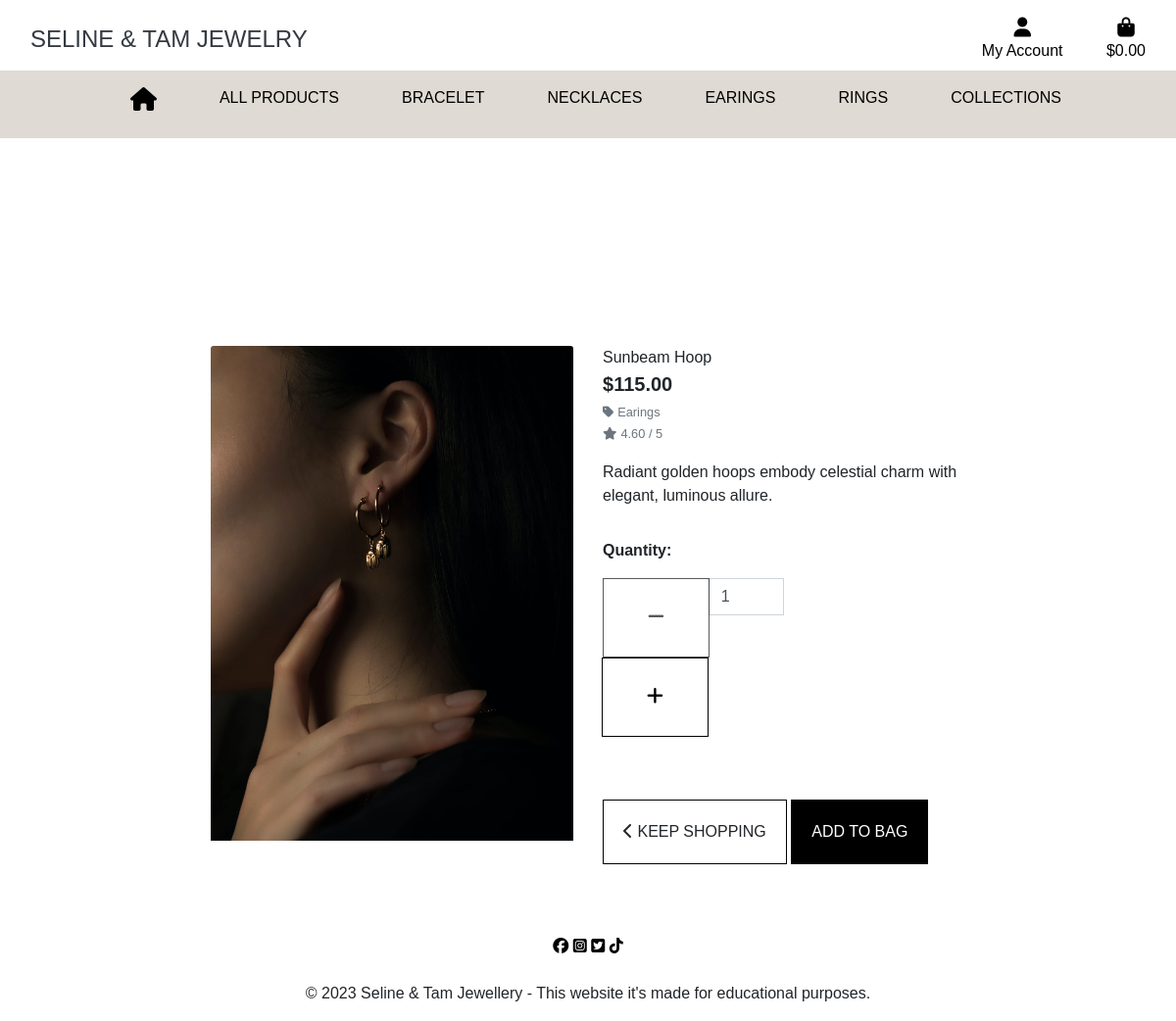
The page /products/1/ on the database as committed earlier.
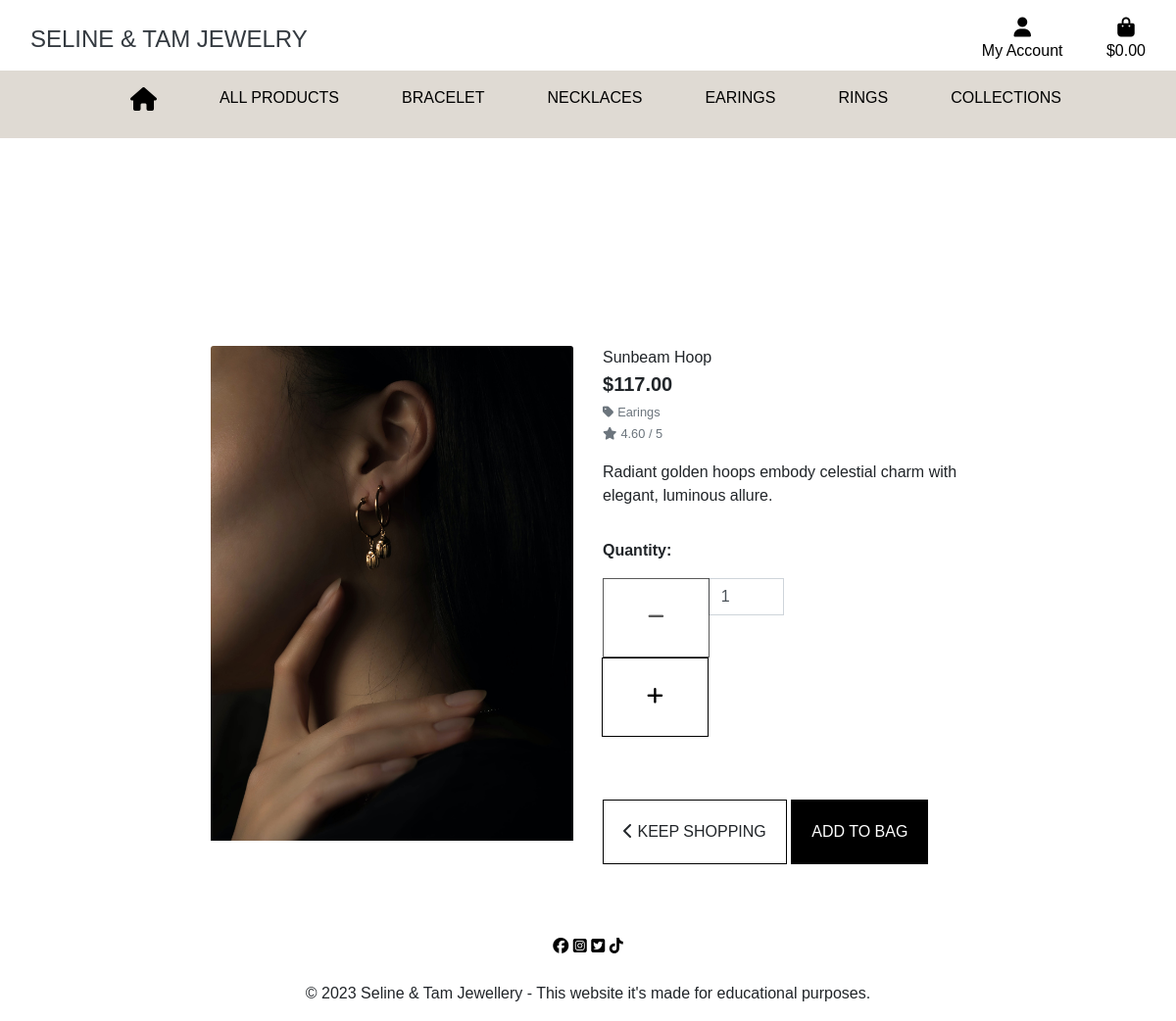
The same page on the database as committed later.
### products/models.py (models this page shows, shortened)
class Product(models.Model):
    collections = models.ForeignKey('Collections', null=True, blank=True, on_delete=models.SET_NULL)
    category = models.ForeignKey('Category', null=True, blank=True, on_delete=models.SET_NULL)
    sku = models.CharField(max_length=254, null=True, blank=True)
    name = models.CharField(max_length=254)
    description = models.TextField()
    price = models.DecimalField(max_digits=6, decimal_places=2)
    rating = models.DecimalField(max_digits=6, decimal_places=2, null=True, blank=True)
    image = models.ImageField(null=True, blank=True)

class Category(models.Model):
    class Meta:
        verbose_name_plural = 'Categories'
    name = models.CharField(max_length=254)
    friendly_name = models.CharField(max_length=254, null=True, blank=True)

### products/views.py (the view)
# urls.py: path('<int:product_id>/', views.detail_product, name='detail_product'),
def detail_product(request, product_id):
    product = get_object_or_404(Product, pk=product_id)
    context = {
        'product' : product,
    }
    return render(request, 'products/detail_product.html', context)

### shpbag/contexts.py (called while the page is built, shortened)
def shpbag_contents(request):
    bag_items = []
    total = 0
    product_count = 0
    bag = request.session.get('bag', {})
    delivery = total * Decimal(settings.STANDARD_DELIVERY_PERCENTAGE / 100)
    grand_total = delivery + total
    context = {
        'bag_items': bag_items,
        'total': total,
        'product_count': product_count,
        'delivery': delivery,
        'grand_total': grand_total,
    }
    return context

### products/templates/products/detail_product.html (shortened to what this page needs)
{% extends "base.html" %}
{% load static %}
{% block page_header %}
<div class="container header-container">
</div>
{% endblock %}
{% block content %}
<div class="overlay"></div>
<div class="container-fluid">
    <div class="row">
        <div class="col-12 col-md-6 col-lg-4 offset-lg-2">
            <div class="image-container my-5">
                {% if product.image %}
                <a href="{{ product.image.url }}" target="_blank">
                    <img class="card-img-top img-fluid" src="{{ product.image.url }}" alt="{{ product.name }}">
                </a>
                {% else %}
                <a href="">
                    <img class="card-img-top img-fluid" src="{{ MEDIA_URL }}noimage.png" alt="{{ product.name }}">
                </a>
                {% endif %}
            </div>
        </div>
        <div class="col-12 col-md-6 col-lg-4">
            <div class="product-details-container mb-5 mt-md-5">
                <p class="mb-0">{{ product.name }}</p>
                <p class="lead mb-0 text-left font-weight-bold">${{ product.price }}</p>
                {% if product.category %}
                <p class="small mt-1 mb-0">
                    <a class="text-muted" href="{% url 'products:products' %}?category={{ product.category.name }}">
                        <i class="fas fa-tag mr-1"></i>{{ product.category.friendly_name }}
                    </a>
                </p>
                {% endif %}
                {% if product.rating %}
                <small class="text-muted"><i class="fas fa-star mr-1"></i>{{ product.rating }} / 5</small>
                {% else %}
                <small class="text-muted">No Rating</small>
                {% endif %}
                <p class="mt-3">{{ product.description }}</p>
                <form class="form" action="{% url 'shpbag:add_to_bag' product.id %}" method="POST">
                    <div class="form-row">
                        <div class="col-12">
                            <p class="mt-3"><strong>Quantity:</strong></p>
                            <div class="form-group w-50">
                                <div class="input-group">
                                    <div class="input-group-prepend">
                                        <button class="decrement-qty btn btn-black rounded-0"
                                            data-item_id="{{ product.id }}" id="decrement-qty_{{ product.id }}">
                                            <span class="icon">
                                                <i class="fas fa-minus"></i>
                                            </span>
                                        </button>
                                    </div>
                                    <input class="form-control qty_input" type="number" name="quantity" value="1"
                                        min="1" max="99" data-item_id="{{ product.id }}" id="id_qty_{{ product.id }}">
                                    <div class="input-group-append">
                                        <button class="increment-qty btn btn-black rounded-0"
                                            data-item_id="{{ product.id }}" id="decrement-qty_{{ product.id }}">
                                            <span class="icon">
                                                <i class="fas fa-plus"></i>
                                            </span>
                                        </button>
                                    </div>
                                </div>
                            </div>
                        </div>
                        <div class="col-12">
                            <a href="{% url 'products:products' %}" class="btn keep-shp rounded-0 mt-5">
                                <span class="icon">
                                    <i class="fas fa-chevron-left"></i>
                                </span>
                                <span class="text-uppercase">Keep Shopping</span>
                            </a>
                            <input type="submit" class="btn add-to-bag rounded-0 text-uppercase mt-5"
                                value="Add to Bag">
                        </div>
                    </div>
                </form>
            </div>
        </div>
    </div>
</div>
{% endblock %}

### templates/base.html (shortened to what this page needs)
{% load static %}
<!doctype html>
<html lang="en">
  <head>
    {% block corecss %}
        <link rel="stylesheet" href="https://stackpath.bootstrapcdn.com/bootstrap/4.4.1/css/bootstrap.min.css">
        <link rel="stylesheet" href="{% static 'css/style.css' %}">
    {% endblock %}
  </head>
  <body>
    <header class="container-fluid">
        <div id="topnav" class="nav-top row pt-lg-2 d-none d-lg-flex">
            <div class="col-12 col-lg-4 my-auto py-1 py-lg-0 text-center text-lg-left">
                <a href="{% url 'home:home' %}" class="nav-link main-logo-link">
                    <h2 class="logo-font text-dark my-0 text-uppercase">Seline & Tam Jewelry</h2>
                </a>
            </div>
            <div class="col-12 col-lg-8 my-auto py-1 py-lg-0">
                <ul class="list-inline list-unstyled text-center text-lg-right my-0">
                    <li class="list-inline-item dropdown">
                        <a class="text-black nav-link" href="#" id="user-options" data-toggle="dropdown" aria-haspopup="true" aria-expanded="false">
                            <div class="text-center">
                                <div><i class="fas fa-user fa-lg"></i></div>
                                <p class="my-0">My Account</p>
                            </div>
                        </a>
                    </li>
                    <li class="list-inline-item">
                        <a class="{% if grand_total %}text-info font-weight-bold{% else %}text-black{% endif %} nav-link" href="{% url 'shpbag:shp_bag' %}">
                            <div class="text-center">
                                <div><i class="fas fa-shopping-bag fa-lg"></i></div>
                                <p class="my-0">
                                    {% if grand_total %}
                                        ${{ grand_total|floatformat:2 }}
                                    {% else %}
                                        $0.00
                                    {% endif %}
                                </p>
                            </div>
                        </a>
                    </li>
                </ul>
            </div>
        </div>
        <div class="row">
            <nav class="navbar nav-top navbar-expand-lg bg-sand w-100">
                {% include 'includes/main-nav.html' %}
            </nav>
        </div>
    </header>
    {% block page_header %}
    {% endblock %}
    {% block content %}
    {% endblock %}
   <footer>
    <div class="container">
      <div class="row">
        <div class="col-lg-12 text-center p-4">
          <i class="fa-brands fa-facebook me-4" style="color: #000000;"></i>
          <i class="fa-brands fa-square-instagram me-4" style="color: #000000;"></i>
          <i class="fa-brands fa-square-twitter me-4" style="color: #000000;"></i>
          <i class="fa-brands fa-tiktok" style="color: #000000;"></i>
        </div>
        <div class="col-lg-12 text-center">
          <p>© 2023 Seline & Tam Jewellery - This website it's made for educational purposes.</p>
        </div>
      </div>
    </div>
  </footer>
  </body>
</html>

### templates/includes/main-nav.html (shortened to what this page needs)
<div class="collapse navbar-collapse" id="main-nav">
    <ul class="navbar-nav w-auto mx-auto">
        <a href="{% url 'home:home' %}" class="nav-link text-black mr-5 h4"><i class="fa-solid fa-house" style="color: #000000;"></i></a>
        <li class="nav-item dropdown">
            <a class="nav-link text-black mr-5 text-uppercase" href="#" id="all-products-link" data-toggle="dropdown" aria-haspopup="true" aria-expanded="false">
                All Products
            </a>
        </li>
        <li class="nav-item">
            <a class="nav-link text-black mr-5 text-uppercase" href="{% url 'products:products' %}?category=bracelet" >
                Bracelet
            </a>
        </li>
        <li class="nav-item">
            <a class="nav-link text-black mr-5 text-uppercase" href="{% url 'products:products' %}?category=necklace">
                Necklaces
            </a>
        </li>
        <li class="nav-item">
            <a class="nav-link text-black mr-5 text-uppercase" href="{% url 'products:products' %}?category=earings">
                Earings
            </a>
        </li>
        <li class="nav-item">
            <a class="nav-link text-black mr-5 text-uppercase" href="{% url 'products:products' %}?category=rings">
                Rings
            </a>
        </li>
        <li class="nav-item dropdown">
            <a class="nav-link text-black text-uppercase" href="#" id="collections-link" data-toggle="dropdown" aria-haspopup="true" aria-expanded="false">
                Collections
            </a>
        </li>
    </ul>
</div>

### static/css/style.css (style rules this page uses)
html { box-sizing: border-box; width: 100%; height: 100vh; }
body { background-color: #f1eee9; font-family: Fira Sans, sans-serif; }
.logo-font { font-family: Playfair Display, sans-serif; font-size: 1.5rem; }
.main-logo-link { width: fit-content; }
.btn-black { background: rgba(255, 255, 255, 0.445); color: rgb(0, 0, 0); padding: 25px; padding-left: 45px; padding-right: 45px; font-size: 1.2rem; border: 1px solid black; }
.text-black { color: #000 !important; }
.bg-sand { background-color: #dfdad3 !important; }
.overlay { height: 100%; width: 100%; top: 0; left: 0; position: fixed; background: white; z-index: -1; }
.add-to-bag { background: black; color: white; padding: 20px; font-size: 1rem; border: 1px solid black; }
.keep-shp { font-family: Fira Sans, sans-serif; border: 1px solid black; padding: 20px; font-size: 1rem; }
@media (min-width: 1200px) { .container { max-width: 80%; } }
@media (min-width: 992px) { .header-container { padding-top: 164px; } }

Rows that differ between the two databases and show on the page:
changed Product "Sunbeam Hoop": price "115.00" → "117.00"
